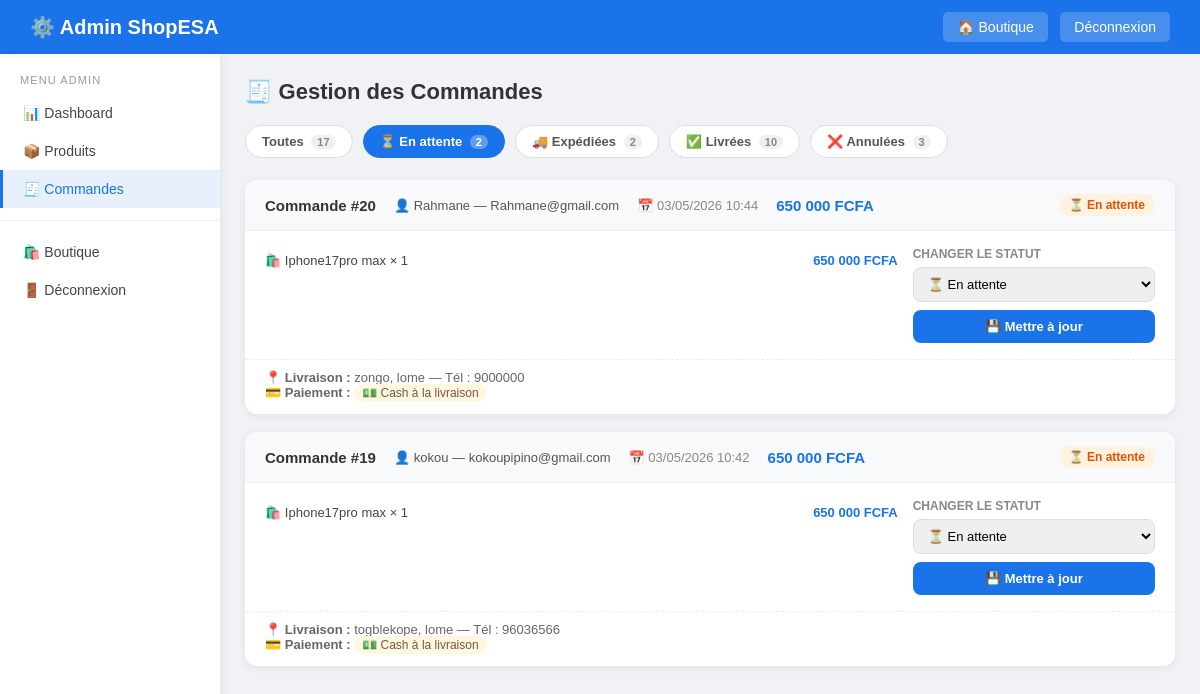
Page /admin/commandes.php?statut=en_attente (signed in) on the earlier database version.
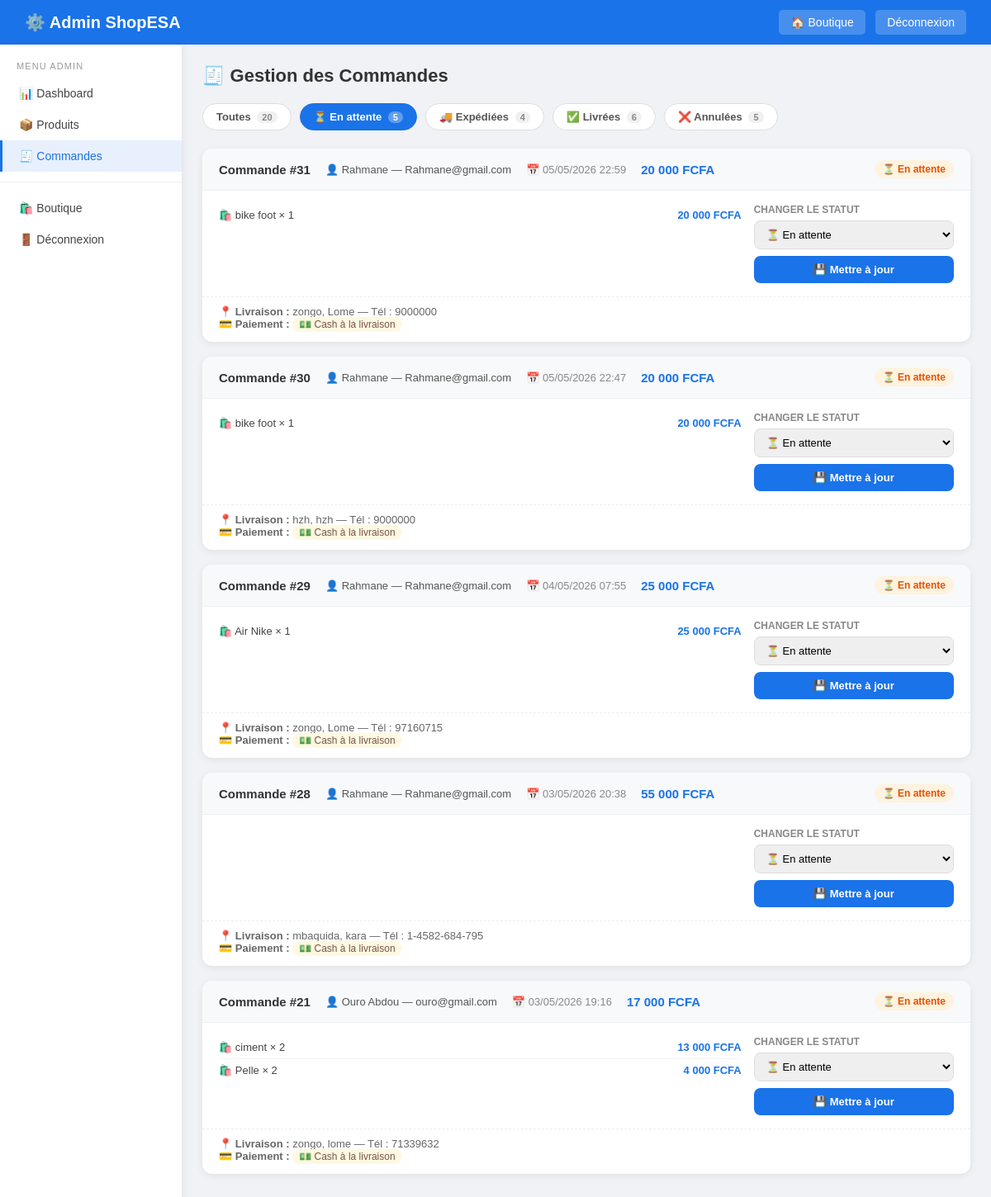
Same page on the later database version.
### tables this page shows
CREATE TABLE `orders` (
  `id` int(11) NOT NULL,
  `user_id` int(11) DEFAULT NULL,
  `total` decimal(10,2) NOT NULL,
  `statut` varchar(50) DEFAULT 'en attente',
  `adresse` text NOT NULL,
  `created_at` timestamp NOT NULL DEFAULT current_timestamp(),
  `paiement` varchar(50) DEFAULT 'cash'
);

CREATE TABLE `users` (
  `id` int(11) NOT NULL,
  `nom` varchar(100) NOT NULL,
  `email` varchar(150) NOT NULL,
  `password` varchar(255) NOT NULL,
  `role` enum('client','admin') DEFAULT 'client',
  `created_at` timestamp NOT NULL DEFAULT current_timestamp()
);

CREATE TABLE `order_items` (
  `id` int(11) NOT NULL,
  `order_id` int(11) DEFAULT NULL,
  `product_id` int(11) DEFAULT NULL,
  `quantite` int(11) NOT NULL,
  `prix_unit` decimal(10,2) NOT NULL
);

CREATE TABLE `products` (
  `id` int(11) NOT NULL,
  `nom` varchar(150) NOT NULL,
  `description` text DEFAULT NULL,
  `prix` decimal(10,2) NOT NULL,
  `stock` int(11) DEFAULT 0,
  `image` varchar(255) DEFAULT NULL,
  `cat_id` int(11) DEFAULT NULL
);

### admin/commandes.php (the view, shortened to what the changed rows need)
<?php
require_once '../config.php';
$filtre = $_GET['statut'] ?? 'tous';
$statuts_valides = ['en_attente', 'expediee', 'livree', 'annulee'];
if (in_array($filtre, $statuts_valides)) {
    $stmt = $pdo->prepare("
        SELECT o.*, u.nom AS client_nom, u.email AS client_email
        FROM orders o JOIN users u ON o.user_id = u.id
        WHERE o.statut = ?
        ORDER BY o.created_at DESC
    ");
    $stmt->execute([$filtre]);
} else {
    $stmt = $pdo->query("
        SELECT o.*, u.nom AS client_nom, u.email AS client_email
        FROM orders o JOIN users u ON o.user_id = u.id
        ORDER BY o.created_at DESC
    ");
}
$commandes = $stmt->fetchAll(PDO::FETCH_ASSOC);
$details = [];
foreach ($commandes as $cmd) {
    $stmt2 = $pdo->prepare("
        SELECT oi.*, p.nom FROM order_items oi
        JOIN products p ON oi.product_id = p.id
        WHERE oi.order_id = ?
    ");
    $stmt2->execute([$cmd['id']]);
    $details[$cmd['id']] = $stmt2->fetchAll(PDO::FETCH_ASSOC);
}
$compteurs = $pdo->query("
    SELECT statut, COUNT(*) as nb FROM orders GROUP BY statut
")->fetchAll(PDO::FETCH_ASSOC);
$nb_statut = [];
foreach ($compteurs as $c) $nb_statut[$c['statut']] = $c['nb'];
?>
<!DOCTYPE html>
<html lang="fr">
<head>
</head>
<body>
<div class="layout">
    <main class="content">
        <h1>🧾 Gestion des Commandes</h1>
        <div class="filtres">
            <a href="commandes.php" class="filtre-btn <?= $filtre === 'tous' ? 'active' : '' ?>">
                Toutes <span class="filtre-count"><?= array_sum($nb_statut) ?></span>
            </a>
            <a href="commandes.php?statut=en_attente" class="filtre-btn <?= $filtre === 'en_attente' ? 'active' : '' ?>">
                ⏳ En attente <span class="filtre-count"><?= $nb_statut['en_attente'] ?? 0 ?></span>
            </a>
            <a href="commandes.php?statut=expediee" class="filtre-btn <?= $filtre === 'expediee' ? 'active' : '' ?>">
                🚚 Expédiées <span class="filtre-count"><?= $nb_statut['expediee'] ?? 0 ?></span>
            </a>
            <a href="commandes.php?statut=livree" class="filtre-btn <?= $filtre === 'livree' ? 'active' : '' ?>">
                ✅ Livrées <span class="filtre-count"><?= $nb_statut['livree'] ?? 0 ?></span>
            </a>
            <a href="commandes.php?statut=annulee" class="filtre-btn <?= $filtre === 'annulee' ? 'active' : '' ?>">
                ❌ Annulées <span class="filtre-count"><?= $nb_statut['annulee'] ?? 0 ?></span>
            </a>
        </div>
        <?php if (empty($commandes)): ?>
            <div class="vide">
                <div style="font-size:40px;margin-bottom:12px">📭</div>
                <p>Aucune commande pour ce filtre.</p>
            </div>
        <?php else: ?>
            <?php foreach ($commandes as $cmd): ?>
            <div class="commande-card">
                <div class="commande-header">
                    <div class="cmd-infos">
                        <span class="cmd-num">Commande #<?= $cmd['id'] ?></span>
                        <span class="cmd-client">👤 <?= htmlspecialchars($cmd['client_nom']) ?> — <?= htmlspecialchars($cmd['client_email']) ?></span>
                        <span class="cmd-date">📅 <?= date('d/m/Y H:i', strtotime($cmd['created_at'])) ?></span>
                        <span class="cmd-total"><?= number_format($cmd['total'] /1.18, 0, ',', ' ') ?> FCFA</span>
                    </div>
                    <?php
                    $badges = [
                        'en_attente' => ['badge-attente',  '⏳ En attente'],
                        'expediee'   => ['badge-expediee', '🚚 Expédiée'],
                        'livree'     => ['badge-livree',   '✅ Livrée'],
                        'annulee'    => ['badge-annulee',  '❌ Annulée'],
                    ];
                    $b = $badges[$cmd['statut']] ?? ['badge-attente', $cmd['statut']];
                    ?>
                    <span class="badge <?= $b[0] ?>"><?= $b[1] ?></span>
                </div>
                <div class="commande-body">
                    <div class="articles">
                        <?php foreach ($details[$cmd['id']] as $art): ?>
                        <div class="article">
                            <span>🛍️ <?= htmlspecialchars($art['nom']) ?> × <?= $art['quantite'] ?></span>
                            <span class="article-prix"><?= number_format($art['prix_unit'] * $art['quantite'], 0, ',', ' ') ?> FCFA</span>
                        </div>
                        <?php endforeach; ?>
                    </div>
                    <div class="statut-form">
                        <form method="POST">
                            <label>Changer le statut</label>
                            <select name="statut" class="statut-select">
                                <option value="en_attente" <?= $cmd['statut'] === 'en_attente' ? 'selected' : '' ?>>⏳ En attente</option>
                            </select>
                            <button type="submit" name="changer_statut" class="btn-update">
                                💾 Mettre à jour
                            </button>
                        </form>
                    </div>
                </div>
<div class="cmd-adresse">
    📍 <strong>Livraison :</strong> <?= htmlspecialchars($cmd['adresse']) ?>
    <br>
    💳 <strong>Paiement :</strong>
    <?php if ($cmd['paiement'] === 'mobile'): ?>
        <span style="background:#e3f0ff; color:#1a73e8; padding:2px 8px; border-radius:10px; font-size:12px;">
            📱 Mobile Money
        </span>
    <?php else: ?>
        <span style="background:#fff8e1; color:#795548; padding:2px 8px; border-radius:10px; font-size:12px;">
            💵 Cash à la livraison
        </span>
    <?php endif; ?>
</div>
            </div>
            <?php endforeach; ?>
        <?php endif; ?>
    </main>
</div>
</body>
</html>

Differences in the rows shown:
no longer on this page (row edited): orders: id "20", user.nom "Rahmane", user.email "Rahmane@gmail.com", created_at "03/05/2026 10:44", $cmd['total']/1.18 "650 000", statut "⏳ En attente", adresse "zongo, lome — Tél : 9000000", paiement "💵 Cash à la livraison"
no longer on this page (row unchanged): order_items: product.nom "Iphone17pro max", quantite "1", $art['prix_unit'] * $art['quantite'] "650 000", shown under "20"
no longer on this page (row edited): orders: id "19", user.nom "kokou", user.email "kokoupipino@gmail.com", created_at "03/05/2026 10:42", $cmd['total']/1.18 "650 000", statut "⏳ En attente", adresse "togblekope, lome — Tél : 96036566", paiement "💵 Cash à la livraison"
no longer on this page (row unchanged): order_items: product.nom "Iphone17pro max", quantite "1", $art['prix_unit'] * $art['quantite'] "650 000", shown under "19"
added orders: id "31", user.nom "Rahmane", user.email "Rahmane@gmail.com", created_at "05/05/2026 22:59", $cmd['total']/1.18 "20 000", statut "⏳ En attente", adresse "zongo, Lome — Tél : 9000000", paiement "💵 Cash à la livraison"
added order_items: product.nom "bike foot", quantite "1", $art['prix_unit'] * $art['quantite'] "20 000", shown under "31"
added orders: id "30", user.nom "Rahmane", user.email "Rahmane@gmail.com", created_at "05/05/2026 22:47", $cmd['total']/1.18 "20 000", statut "⏳ En attente", adresse "hzh, hzh — Tél : 9000000", paiement "💵 Cash à la livraison"
added order_items: product.nom "bike foot", quantite "1", $art['prix_unit'] * $art['quantite'] "20 000", shown under "30"
now on this page (row edited): orders: id "29", user.nom "Rahmane", user.email "Rahmane@gmail.com", created_at "04/05/2026 07:55", $cmd['total']/1.18 "25 000", statut "⏳ En attente", adresse "zongo, Lome — Tél : 97160715", paiement "💵 Cash à la livraison"
now on this page (row unchanged): order_items: product.nom "Air Nike", quantite "1", $art['prix_unit'] * $art['quantite'] "25 000", shown under "29"
now on this page (row edited): orders: id "28", user.nom "Rahmane", user.email "Rahmane@gmail.com", created_at "03/05/2026 20:38", $cmd['total']/1.18 "55 000", statut "⏳ En attente", adresse "mbaquida, kara — Tél : 1-4582-684-795", paiement "💵 Cash à la livraison"
now on this page (row edited): orders: id "21", user.nom "Ouro Abdou", user.email "ouro@gmail.com", created_at "03/05/2026 19:16", $cmd['total']/1.18 "17 000", statut "⏳ En attente", adresse "zongo, lome — Tél : 71339632", paiement "💵 Cash à la livraison"
now on this page (row unchanged): order_items: product.nom "ciment", quantite "2", $art['prix_unit'] * $art['quantite'] "13 000", shown under "21"
now on this page (row unchanged): order_items: product.nom "Pelle", quantite "2", $art['prix_unit'] * $art['quantite'] "4 000", shown under "21"
Other differences:
array_sum($nb_statut): "17" → "20"
$nb_statut['en_attente']: "2" → "5"
$nb_statut['expediee']: "2" → "4"
$nb_statut['livree']: "10" → "6"
$nb_statut['annulee']: "3" → "5"
